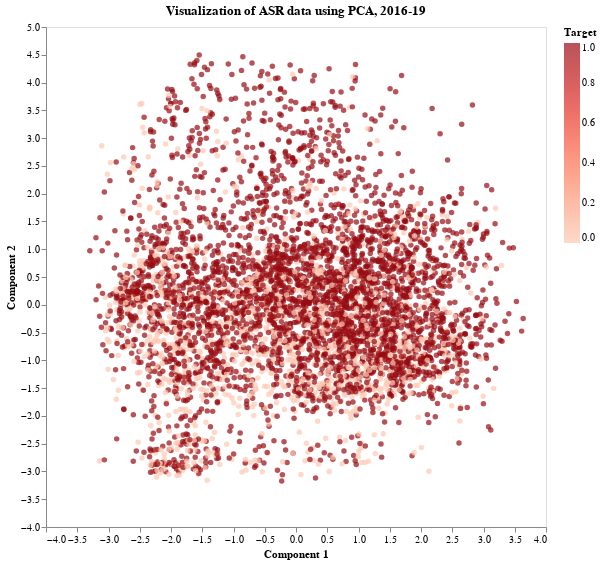

Write notebook code for a chart like this one.
### Code cell
# Set params for viz
params = {}
params["dataset"] = "Annual Survey of Refugees"
params["year"] = "2016-19"
params["indicator"] = "t_resettlement"

# PCA visualization with two components
params["method"] = "PCA"
viz_reduction(add_info_to_reduced(X_pca, pre_df), params)

### Figure 1 — Vega-Lite specification as saved in the notebook (floating-point values rounded to 4 significant figures; data arrays with more than 128 entries replaced by an {"elided": "..."} marker saying what was removed)
{"config": {"view": {"continuousWidth": 300, "continuousHeight": 300}, "axis": {"grid": false}}, "data": {"name": "data-44ffe490a19f95d62b5abf62226b84e0"}, "mark": {"type": "circle"}, "encoding": {"color": {"field": "Target", "scale": {"scheme": "reds"}, "type": "quantitative"}, "x": {"field": "0", "title": "Component 1", "type": "quantitative"}, "y": {"field": "1", "title": "Component 2", "type": "quantitative"}}, "height": 500, "title": "Visualization of ASR data using PCA, 2016-19", "width": 500, "$schema": "https://vega.github.io/schema/vega-lite/v5.16.3.json", "datasets": {"data-44ffe490a19f95d62b5abf62226b84e0": {"elided": "5181 records"}}}
